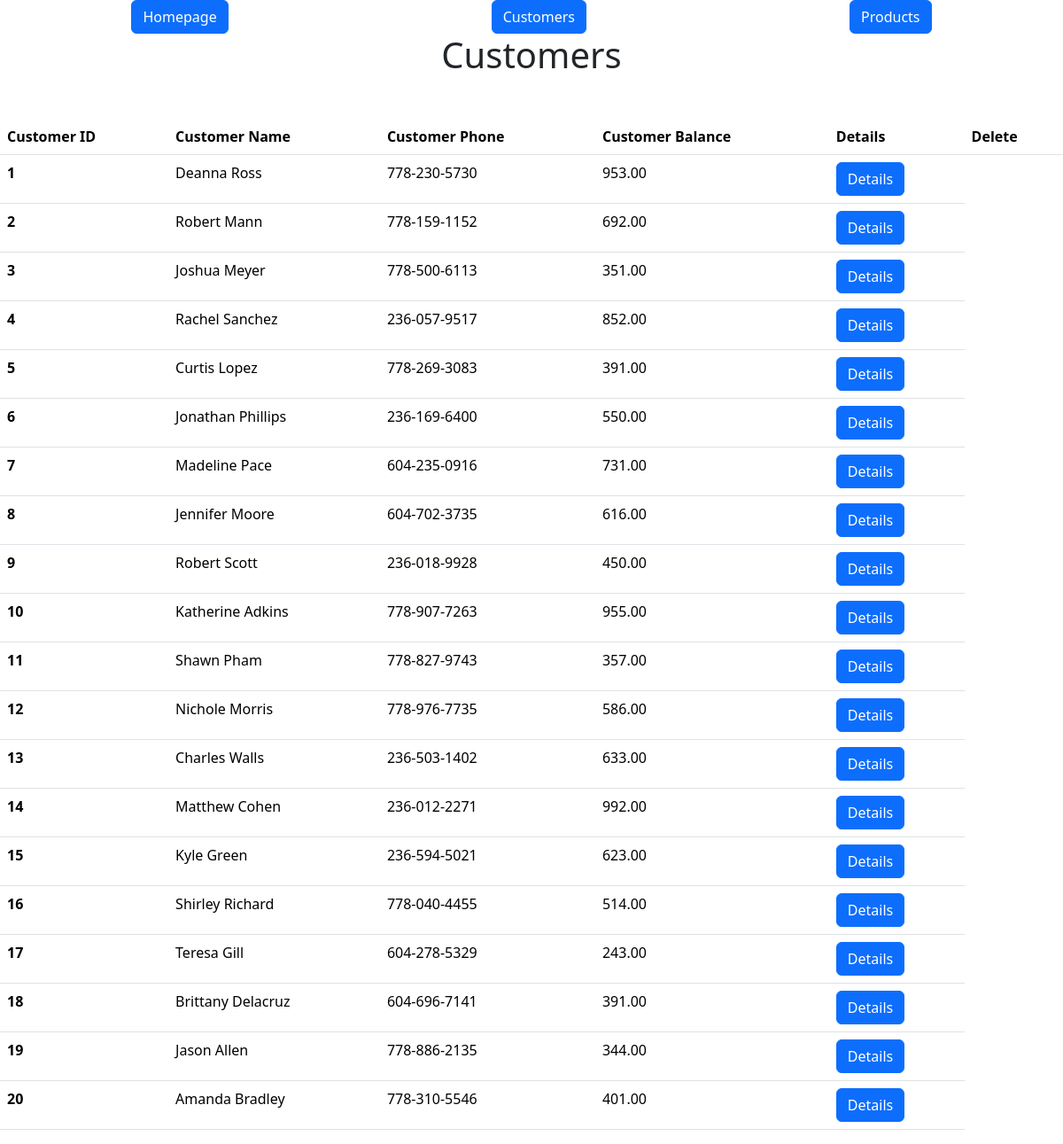
The page /customers on the database as committed earlier.
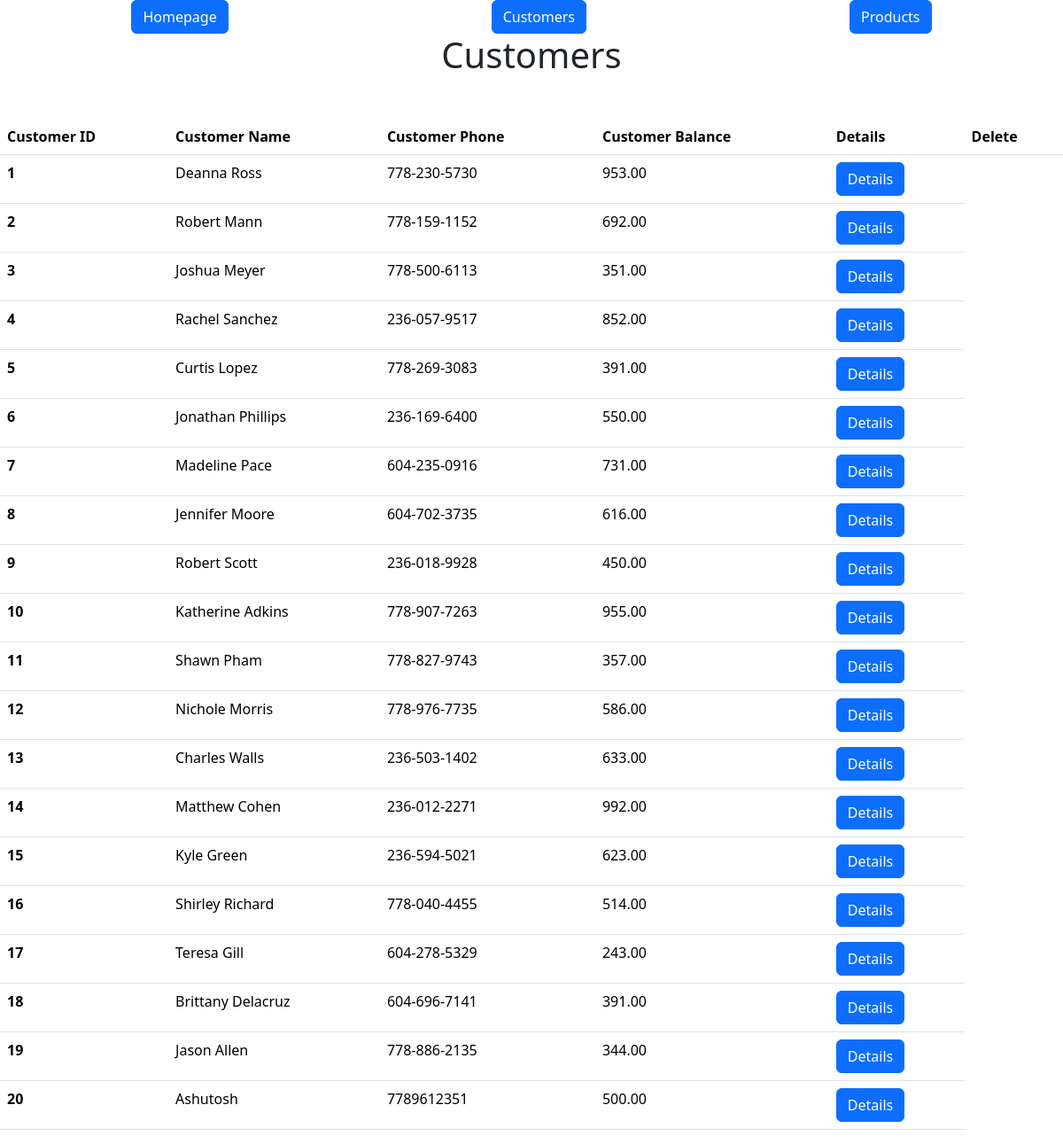
The same page on the database as committed later.
### models.py (models this page shows, shortened)
class Customer(db.Model):
    id = mapped_column(Integer, primary_key=True)
    name = mapped_column(String(100), nullable=False)
    phone = mapped_column(String(10), nullable=False)
    balance  = mapped_column(DECIMAL(10,2), nullable=False, default = 0)

### app.py (the view)
@app.route("/customers")    # loads data from db and displays it in a table
def customers(message = ""):
    return render_template('customers.html', customers = Customer.query.all(), message = message)

### templates/customers.html (shortened to what this page needs)
{% extends "base.html" %} {% block content %}
<h1 class="d-flex justify-content-center">Customers</h1>
<br />
<table class="table table-hover">
  <thead>
    <tr>
      <th scope="col">Customer ID</th>
      <th scope="col">Customer Name</th>
      <th scope="col">Customer Phone</th>
      <th scope="col">Customer Balance</th>
      <th scope="col">Details</th>
      <th scope="col">Delete</th>
    </tr>
  </thead>
  <tbody>
    {% for customer in customers %}
    <tr>
      <th scope="row">{{ customer.id }}</th>
      <td>{{ customer.name }}</td>
      <td>{{ customer.phone }}</td>
      <td>{{ customer.balance }}</td>
      <td>
        <a
          class="btn btn-primary"
          href='{{url_for("customer_info_btn", id=customer.id)}}'
        >
          Details
        </a>
      </td>
    </tr>
    {% endfor %}
  </tbody>
</table>
{% endblock %}

### templates/base.html (shortened to what this page needs)
<!DOCTYPE html>
<html lang="en">
  <head>
    <link
      href="https://cdn.jsdelivr.net/npm/bootstrap@5.3.3/dist/css/bootstrap.min.css"
      rel="stylesheet"
    />
  </head>
  <body>
    <nav class="d-flex justify-content-around">
      <a class="btn btn-primary" href="{{ url_for('home') }}">Homepage</a>
      <a class="btn btn-primary" href="{{ url_for('customers') }}">Customers</a>
      <a class="btn btn-primary" href="{{ url_for('products') }}">Products</a>
    </nav>
    {% block content %} {% endblock %}
  </body>
</html>

Rows that differ between the two databases and show on the page:
changed Customer id 20: name "Amanda Bradley" → "Ashutosh"; phone "778-310-5546" → "7789612351"; balance "401.00" → "500.00"
